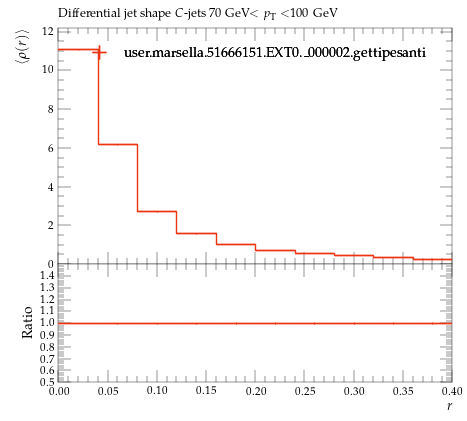

Generate this figure with Python:
#! /usr/bin/env python

# This Python script was auto-generated using YODA v2.0.2.
# Analysis object: /MC_HFDECAYS/avg_C_jet_rho_70_100
# Timestamp: 24-07-2026 (16:40:06)

import matplotlib as mpl
import matplotlib.pyplot as plt
mpl.use('Agg') # comment out for interactive use
import os
import numpy as np

plotDir = os.path.split(os.path.realpath(__file__))[0]
if 'YODA_USER_PLOT_PATH' in globals():
    plot_outdir = globals()['YODA_USER_PLOT_PATH']
else:
    plot_outdir = plotDir

#plot style
plt.style.use(os.path.join(plotDir, '../default.mplstyle'))
# plot metadata
figW, figH = plt.rcParams['figure.figsize']
ax_xLabel = r'$r$'
ax_yLabel = r'$\langle\rho(r)\rangle$'
ax_title  = r'Differential jet shape $C$-jets 70 GeV$<p_\mathrm{T}<$100 GeV'
ax_xScale = 'linear'
ax_yScale = 'linear'
xLims = (0.0, 0.4)
yLims = (0.0, 12.198868000000003)

# TeX-friendly labels for the legend
labels = {
    'legend' : ([ r"user.marsella.51666151.EXT0.\_000002.gettipesanti" ], r""),
}

# Adjust canvas width and height
canvasW = 10.0
canvasH = 9.0
figW *= canvasW/10.
figH *= canvasH/9.

# Create figure and axis objects
fig, (ax, ratio0_ax) = plt.subplots(2, 1, sharex=True,
                  figsize=(figW,figH), gridspec_kw={'height_ratios': (6.0, 3.0)})

# Set figure margins
plt.subplots_adjust(
    left   = 1.0 * plt.rcParams['figure.subplot.left'],
    right  = 1.0 * plt.rcParams['figure.subplot.right'],
    top    = 1.0 * plt.rcParams['figure.subplot.top'],
    bottom = 1.0 * plt.rcParams['figure.subplot.bottom'])

ratio0_ax.yaxis.set_major_locator(mpl.ticker.MultipleLocator(0.1))
ratio0_ax.set_ylim(0.5, 1.4999)
ratio0_ax.set_ylabel('Ratio')

# the numerical data is stored in a separate file
dataf = dict()
prefix = os.path.split(__file__)[0]
if prefix:    prefix = prefix + '/'
exec(open(prefix+'avg_C_jet_rho_70_100__data.py').read(), dataf)


legend_handles = dict() # keep track of handles for the legend

# style options for curves
# starts at zorder>=5 to draw curve on top of legend
styles = {
  'user.marsella.51666151.EXT0._000002.gettipesanti.yoda.gz': {
    'color' : '#EE3311',
    'linestyle' : '-',
    'linewidth' : 1,
    'marker' : 'none',
    'markersize' : 2,
    'capsize' : 0.0,
    'zorder' : 5,
    'histstyle' : 1,
    'drawstyle' : 'steps-pre',
    'xerrorbars' : 1,
    'yerrorbars' : 1,
    'fillcolor' : None,
    'fillopacity' : 1.0,
    'ratio0_linestyle' : '-',
    'ratio0_linewidth' : 1,
    'ratio0_marker' : 'none',
    'ratio0_markersize' : 2,
    'ratio0_capsize' : 0.0,
    'ratio0_zorder' : 5,
    'ratio0_histstyle' : 1,
    'ratio0_drawstyle' : 'steps-pre',
    'ratio0_xerrorbars' : 1,
    'ratio0_yerrorbars' : 1,
  },
}

# curve from input yoda files in main panel
for label, yvals in dataf['yvals'].items():
    if all(np.isnan(v) for v in dataf['yvals'][label]):
        continue
    tmp = None
    if styles[label]['histstyle']: # draw as histogram
        xpos = dataf['xedges'][label] if styles[label]['drawstyle'] else dataf['xpoints'][label]
        ypos = np.insert(yvals, 0, yvals[0]) if styles[label]['drawstyle'] else yvals
        if styles[label]['fillcolor']: # fill area below curve
            ax.fill_between(xpos, ypos, step='pre',
                            color=styles[label]['fillcolor'],
                            alpha=styles[label]['fillopacity'])
        tmp, = ax.plot(xpos, ypos,
                       color=styles[label]['color'],
                       linestyle=styles[label]['linestyle'],
                       linewidth=styles[label]['linewidth'],
                       drawstyle=styles[label]['drawstyle'], solid_joinstyle='miter',
                       zorder=styles[label]['zorder'], label=label)
    tmp = ax.errorbar(dataf['xpoints'][label], yvals,
                      xerr=np.array(dataf['xerrs'][label])*styles[label]['xerrorbars'],
                      yerr=np.array(dataf['yerrs'][label])*styles[label]['yerrorbars'],
                      fmt=styles[label]['marker'], capsize=styles[label]['capsize'],
                      markersize=styles[label]['markersize'],
                      ecolor=styles[label]['color'],
                      color=styles[label]['color'], zorder=styles[label]['zorder'])
    tmp[-1][0].set_linestyle(styles[label]['linestyle'])
    tmp[-1][0].set_linewidth(styles[label]['linewidth'])
    if label in dataf['add_legend_handle']:  legend_handles[label] = tmp
    for varLabel in dataf['variation_yvals'].keys():
        if varLabel.startswith(label):
            tmp, = ax.plot(dataf['xedges'][label], dataf['variation_yvals'][varLabel],
                           color=styles[label]['color'],
                           linestyle=styles[label]['linestyle'],
                           linewidth=styles[label]['linewidth'],
                           drawstyle='steps-pre', solid_joinstyle='miter',
                           zorder=styles[label]['zorder'], alpha=0.5)


# plots on ratio panel
# curve from input yoda files in ratio panel
for label, yvals in dataf['ratio0_yvals'].items():
    if all(np.isnan(v) for v in yvals):
        continue
    if styles[label]['ratio0_histstyle']: # plot as histogram
        xpos = dataf['xedges']['user.marsella.51666151.EXT0._000002.gettipesanti.yoda.gz'] if styles[label]['ratio0_drawstyle'] else dataf['xpoints']['user.marsella.51666151.EXT0._000002.gettipesanti.yoda.gz']
        ypos = np.insert(yvals, 0, yvals[0]) if styles[label]['ratio0_drawstyle'] else yvals
        ratio0_ax.plot(xpos, ypos,
                       color=styles[label]['color'],
                       linewidth=styles[label]['linewidth'],
                       linestyle=styles[label]['ratio0_linestyle'],
                       drawstyle=styles[label]['ratio0_drawstyle'], zorder=styles[label]['zorder'],
                       solid_joinstyle='miter')
    tmp = ratio0_ax.errorbar(dataf['xpoints']['user.marsella.51666151.EXT0._000002.gettipesanti.yoda.gz'], yvals,
                             xerr=np.array(dataf['ref_xerrs'])*styles[label]['ratio0_xerrorbars'],
                             yerr=np.array(dataf['ratio0_yerrs'][label])*styles[label]['ratio0_yerrorbars'],
                             fmt=styles[label]['ratio0_marker'], capsize=styles[label]['ratio0_capsize'],
                             markersize=styles[label]['ratio0_markersize'],
                             ecolor=styles[label]['color'],
                             color=styles[label]['color'])
    tmp[-1][0].set_linestyle(styles[label]['ratio0_linestyle'])
    tmp[-1][0].set_linewidth(styles[label]['ratio0_linewidth'])

    for varlabel in dataf['ratio0_variation_vals'].keys():
        if varlabel.startswith(label):
            ratio0_ax.plot(dataf['xedges']['user.marsella.51666151.EXT0._000002.gettipesanti.yoda.gz'],
                            dataf['ratio0_variation_vals'][varlabel],
                            color=styles[label]['color'],
                            linestyle=styles[label]['linestyle'],
                            linewidth=styles[label]['linewidth'],
                            drawstyle='steps-pre', solid_joinstyle='miter',
                            zorder=1, alpha=0.5)

legend_items = list(legend_handles.values())
ax.add_artist(ax.legend(legend_items,
                        labels['legend'][0],
                        title=labels['legend'][1],
                        alignment='left',
                        loc='upper center',
                        bbox_to_anchor=(0.5, 0.97)))

# set plot metadata as defined above
ratio0_ax.set_xlabel(ax_xLabel)
ratio0_ax.xaxis.set_label_coords(1., -0.15)
ax.set_ylabel(ax_yLabel, ha='right', va='top')
ax.yaxis.set_label_coords(-0.11, 1.0)
ax.set_title(ax_title, loc='left')
ax.set_xscale(ax_xScale)
ax.set_yscale(ax_yScale)
ax.set_xlim(xLims)
ax.set_ylim(yLims)

# tick formatting
plt.rcParams['xtick.top'] = True
plt.rcParams['ytick.right'] = True
fig.align_ylabels((ax, ratio0_ax))
plt.savefig(os.path.join(plot_outdir, 'avg_C_jet_rho_70_100.pdf'), format='PDF')
plt.savefig(os.path.join(plot_outdir, 'avg_C_jet_rho_70_100.png'), format='PNG')

plt.close(fig)
